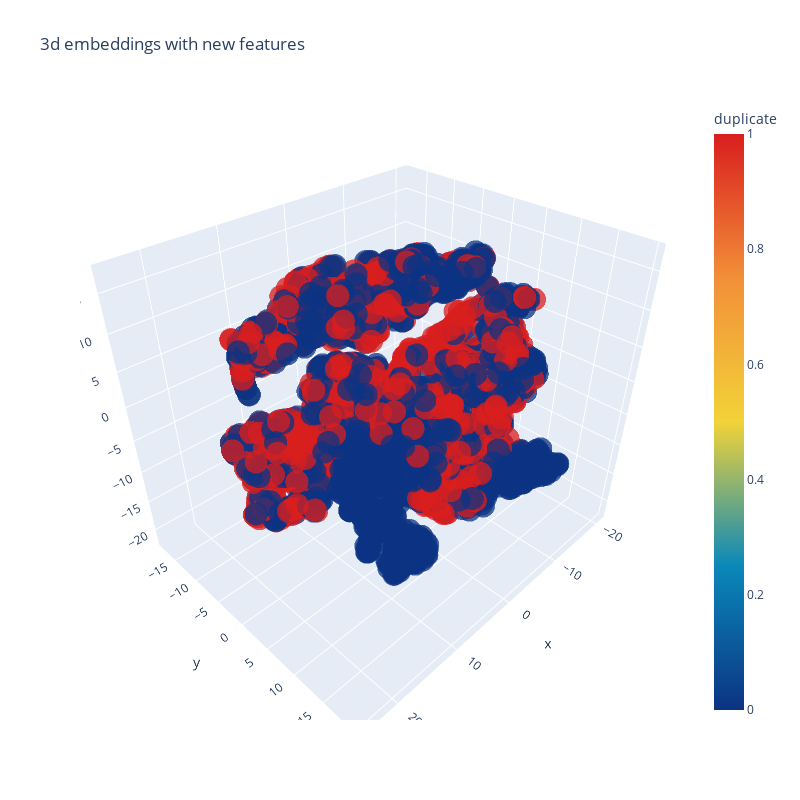

Here is the notebook cell this chart was saved with:
### Code cell
trace1 = go.Scatter3d(
    x=tsne3d[:,0],
    y=tsne3d[:,1],
    z=tsne3d[:,2],
    mode='markers',
    marker=dict(
        sizemode='diameter',
        color = y,
        colorscale = 'Portland',
        colorbar = dict(title = 'duplicate'),
        line=dict(color='rgb(255, 255, 255)'),
        opacity=0.75
    )
)

data=[trace1]
layout=dict(height=800, width=800, title='3d embeddings with new features')
fig=dict(data=data, layout=layout)
py.iplot(fig, filename='3DBubble')

### Figure 1 — Plotly figure (JSON) as saved in the notebook; plotly's stock layout.template omitted (floating-point values rounded to 4 significant figures; data arrays with more than 128 entries replaced by an {"elided": "..."} marker saying what was removed)
{"data": [{"marker": {"color": {"elided": "5000 int values"}, "colorbar": {"title": {"text": "duplicate"}}, "colorscale": [[0, "rgb(12,51,131)"], [0.25, "rgb(10,136,186)"], [0.5, "rgb(242,211,56)"], [0.75, "rgb(242,143,56)"], [1, "rgb(217,30,30)"]], "line": {"color": "rgb(255, 255, 255)"}, "opacity": 0.75, "sizemode": "diameter"}, "mode": "markers", "type": "scatter3d", "x": {"elided": "5000 float values"}, "y": {"elided": "5000 float values"}, "z": {"elided": "5000 float values"}}], "layout": {"height": 800, "title": {"text": "3d embeddings with new features"}, "width": 800}}
